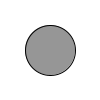
Frame 1 (no input)
Frame 60 (the mouse pressed at the canvas centre just before this capture): identical to frame 1, image omitted
Frame 120 (the mouse held since frame 60 and released just before this capture): identical to frame 1, image omitted

The Processing sketch that drew this single still picture (run headless with seeded random() and noise(); from frame 60 on, the mouse is pressed at the canvas centre):

// Processing sketch: processing_140471
// ── processing_140471.pde

int x = 0;

void setup(){
  
}

void draw(){
  background( 255 );
  if ( keyPressed && ( key == CODED ) ){
    if ( keyCode == LEFT ){
      x--;
    }
    else if ( keyCode == RIGHT ){
      x++;
    }
  }
  
  if ( keyPressed ){
    println( key );
    if ( (key == 'h') || (key == 'H') ){
      fill( 200, 0, 0 );
    }
    else if ( (key == 'g') || (key == 'G') ){
      fill( 0, 200, 0 );
    }
    else { 
      fill( 50 );
    }
  }
  else {
    fill( 150 );
  }
  
  ellipse( width/2 + x, height/2, 50, 50 );
}
